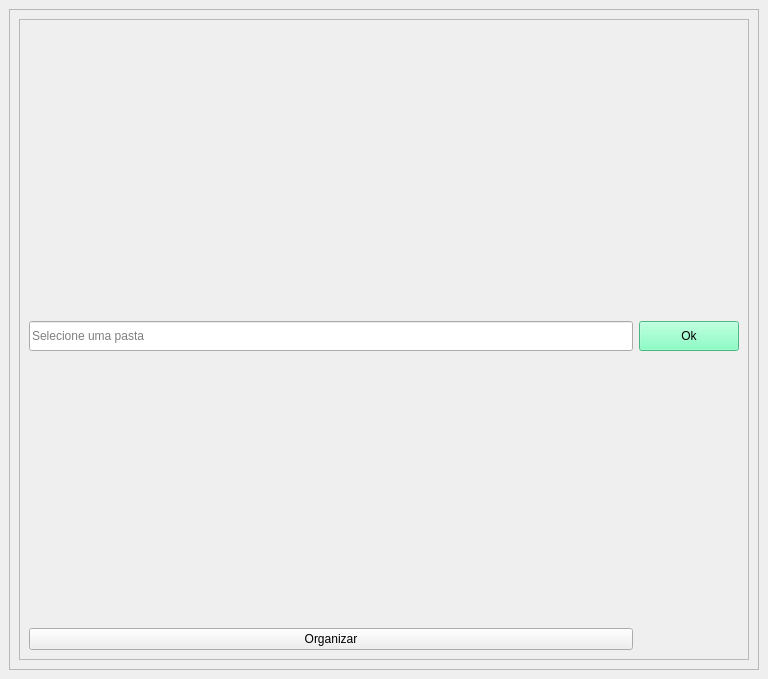
<?xml version="1.0" encoding="UTF-8"?>
<ui version="4.0">
 <class>MainWindow</class>
 <widget class="QMainWindow" name="MainWindow">
  <property name="geometry">
   <rect>
    <x>0</x>
    <y>0</y>
    <width>768</width>
    <height>679</height>
   </rect>
  </property>
  <property name="windowTitle">
   <string>MainWindow</string>
  </property>
  <widget class="QWidget" name="centralwidget">
   <layout class="QHBoxLayout" name="horizontalLayout_2">
    <item>
     <widget class="QFrame" name="frame">
      <property name="frameShape">
       <enum>QFrame::StyledPanel</enum>
      </property>
      <property name="frameShadow">
       <enum>QFrame::Raised</enum>
      </property>
      <layout class="QGridLayout" name="gridLayout_2">
       <item row="0" column="0">
        <widget class="QFrame" name="frame_2">
         <property name="frameShape">
          <enum>QFrame::StyledPanel</enum>
         </property>
         <property name="frameShadow">
          <enum>QFrame::Raised</enum>
         </property>
         <layout class="QGridLayout" name="gridLayout">
          <item row="2" column="1">
           <widget class="QPushButton" name="btn_02">
            <property name="minimumSize">
             <size>
              <width>100</width>
              <height>30</height>
             </size>
            </property>
            <property name="styleSheet">
             <string notr="true">background-color: rgb(85, 85, 255);
background-color: rgb(105, 255, 180);</string>
            </property>
            <property name="text">
             <string>Ok</string>
            </property>
           </widget>
          </item>
          <item row="0" column="0" colspan="2">
           <widget class="QLabel" name="label">
            <property name="text">
             <string/>
            </property>
           </widget>
          </item>
          <item row="2" column="0">
           <widget class="QLineEdit" name="lineEdit">
            <property name="minimumSize">
             <size>
              <width>0</width>
              <height>30</height>
             </size>
            </property>
            <property name="placeholderText">
             <string>Selecione uma pasta</string>
            </property>
           </widget>
          </item>
          <item row="1" column="0">
           <spacer name="verticalSpacer_2">
            <property name="orientation">
             <enum>Qt::Vertical</enum>
            </property>
            <property name="sizeHint" stdset="0">
             <size>
              <width>20</width>
              <height>40</height>
             </size>
            </property>
           </spacer>
          </item>
          <item row="3" column="1">
           <spacer name="verticalSpacer">
            <property name="orientation">
             <enum>Qt::Vertical</enum>
            </property>
            <property name="sizeHint" stdset="0">
             <size>
              <width>20</width>
              <height>40</height>
             </size>
            </property>
           </spacer>
          </item>
          <item row="4" column="0">
           <widget class="QPushButton" name="btn_01">
            <property name="cursor">
             <cursorShape>ArrowCursor</cursorShape>
            </property>
            <property name="text">
             <string>Organizar</string>
            </property>
           </widget>
          </item>
         </layout>
        </widget>
       </item>
      </layout>
     </widget>
    </item>
   </layout>
  </widget>
 </widget>
 <resources/>
 <connections/>
</ui>
